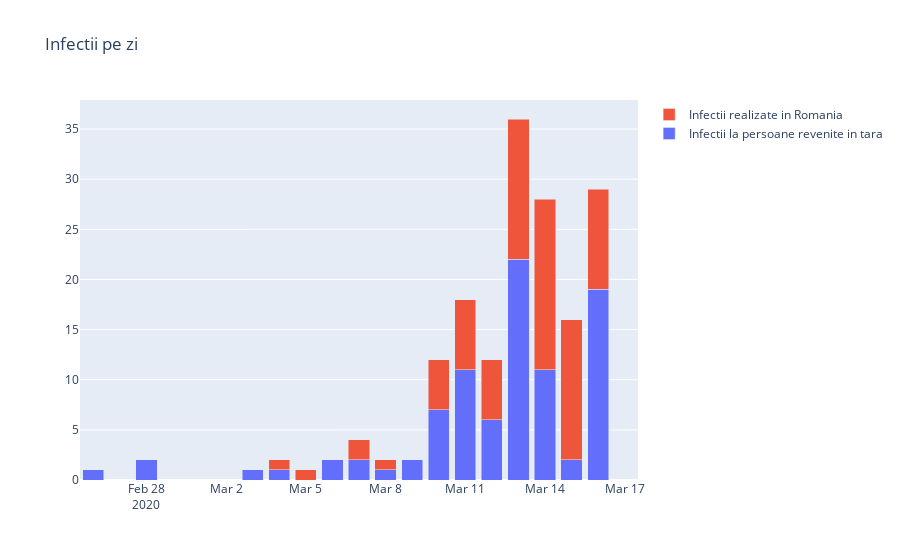

Notebook code for this chart:
### Code cell
#Infectii totale
x = inf_pred['data']
y1 = inf_pred['infectii_externe']
y2 = inf_pred['infectii_interne']

fig = go.Figure(data=[
    go.Bar(name='Infectii la persoane revenite in tara', x=x, y=y1),
    go.Bar(name='Infectii realizate in Romania', x=x, y=y2)
])
# Change the bar mode
fig.update_layout(barmode='stack',title="Infectii pe zi")
#py.iplot(fig)
fig.show()
#pio.write_html(fig, file='infectii_noi_zi.html', auto_open=True)

### Figure 1 — Plotly figure (JSON) as saved in the notebook; plotly's stock layout.template omitted (floating-point values rounded to 4 significant figures)
{"data": [{"name": "Infectii la persoane revenite in tara", "type": "bar", "x": ["2020-02-26T00:00:00", "2020-02-27T00:00:00", "2020-02-28T00:00:00", "2020-02-29T00:00:00", "2020-03-01T00:00:00", "2020-03-02T00:00:00", "2020-03-03T00:00:00", "2020-03-04T00:00:00", "2020-03-05T00:00:00", "2020-03-06T00:00:00", "2020-03-07T00:00:00", "2020-03-08T00:00:00", "2020-03-09T00:00:00", "2020-03-10T00:00:00", "2020-03-11T00:00:00", "2020-03-12T00:00:00", "2020-03-13T00:00:00", "2020-03-14T00:00:00", "2020-03-15T00:00:00", "2020-03-16T00:00:00", "2020-03-17T00:00:00"], "y": [1, 0, 2, 0, 0, 0, 1, 1, 0, 2, 2, 1, 2, 7, 11, 6, 22, 11, 2, 19, null]}, {"name": "Infectii realizate in Romania", "type": "bar", "x": ["2020-02-26T00:00:00", "2020-02-27T00:00:00", "2020-02-28T00:00:00", "2020-02-29T00:00:00", "2020-03-01T00:00:00", "2020-03-02T00:00:00", "2020-03-03T00:00:00", "2020-03-04T00:00:00", "2020-03-05T00:00:00", "2020-03-06T00:00:00", "2020-03-07T00:00:00", "2020-03-08T00:00:00", "2020-03-09T00:00:00", "2020-03-10T00:00:00", "2020-03-11T00:00:00", "2020-03-12T00:00:00", "2020-03-13T00:00:00", "2020-03-14T00:00:00", "2020-03-15T00:00:00", "2020-03-16T00:00:00", "2020-03-17T00:00:00"], "y": [0, 0, 0, 0, 0, 0, 0, 1, 1, 0, 2, 1, 0, 5, 7, 6, 14, 17, 14, 10, null]}], "layout": {"barmode": "stack", "title": {"text": "Infectii pe zi"}}}
